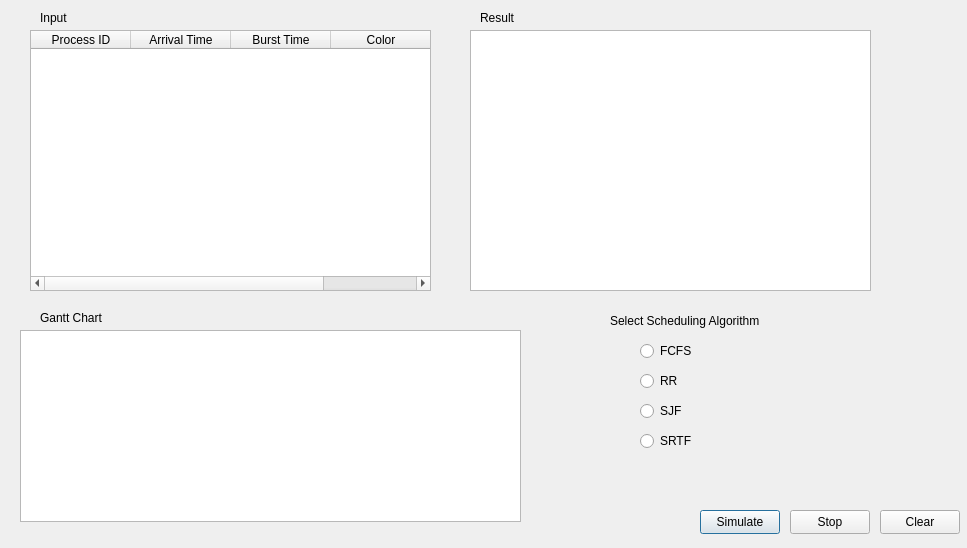
<?xml version="1.0" encoding="UTF-8"?>
<ui version="4.0">
 <class>window2</class>
 <widget class="QDialog" name="window2">
  <property name="geometry">
   <rect>
    <x>0</x>
    <y>0</y>
    <width>967</width>
    <height>548</height>
   </rect>
  </property>
  <property name="windowTitle">
   <string>Dialog</string>
  </property>
  <widget class="QRadioButton" name="FCFS">
   <property name="geometry">
    <rect>
     <x>640</x>
     <y>340</y>
     <width>91</width>
     <height>22</height>
    </rect>
   </property>
   <property name="text">
    <string>FCFS</string>
   </property>
  </widget>
  <widget class="QRadioButton" name="RR">
   <property name="geometry">
    <rect>
     <x>640</x>
     <y>370</y>
     <width>91</width>
     <height>22</height>
    </rect>
   </property>
   <property name="text">
    <string>RR</string>
   </property>
  </widget>
  <widget class="QRadioButton" name="SJF">
   <property name="geometry">
    <rect>
     <x>640</x>
     <y>400</y>
     <width>91</width>
     <height>22</height>
    </rect>
   </property>
   <property name="text">
    <string>SJF</string>
   </property>
  </widget>
  <widget class="QRadioButton" name="SRTF">
   <property name="geometry">
    <rect>
     <x>640</x>
     <y>430</y>
     <width>91</width>
     <height>22</height>
    </rect>
   </property>
   <property name="text">
    <string>SRTF</string>
   </property>
  </widget>
  <widget class="QLabel" name="label">
   <property name="geometry">
    <rect>
     <x>610</x>
     <y>310</y>
     <width>171</width>
     <height>21</height>
    </rect>
   </property>
   <property name="text">
    <string>Select Scheduling Algorithm</string>
   </property>
  </widget>
  <widget class="QTableWidget" name="ProcessTable">
   <property name="geometry">
    <rect>
     <x>30</x>
     <y>30</y>
     <width>401</width>
     <height>261</height>
    </rect>
   </property>
   <column>
    <property name="text">
     <string>Process ID</string>
    </property>
   </column>
   <column>
    <property name="text">
     <string>Arrival Time</string>
    </property>
   </column>
   <column>
    <property name="text">
     <string>Burst Time</string>
    </property>
   </column>
   <column>
    <property name="text">
     <string>Color</string>
    </property>
   </column>
  </widget>
  <widget class="QGraphicsView" name="graphicsView">
   <property name="geometry">
    <rect>
     <x>20</x>
     <y>330</y>
     <width>501</width>
     <height>192</height>
    </rect>
   </property>
  </widget>
  <widget class="QPushButton" name="Simulate">
   <property name="geometry">
    <rect>
     <x>700</x>
     <y>510</y>
     <width>80</width>
     <height>24</height>
    </rect>
   </property>
   <property name="text">
    <string>Simulate</string>
   </property>
  </widget>
  <widget class="QPushButton" name="Stop">
   <property name="geometry">
    <rect>
     <x>790</x>
     <y>510</y>
     <width>80</width>
     <height>24</height>
    </rect>
   </property>
   <property name="text">
    <string>Stop</string>
   </property>
  </widget>
  <widget class="QPushButton" name="Clean">
   <property name="geometry">
    <rect>
     <x>880</x>
     <y>510</y>
     <width>80</width>
     <height>24</height>
    </rect>
   </property>
   <property name="text">
    <string>Clear</string>
   </property>
  </widget>
  <widget class="QLabel" name="label_2">
   <property name="geometry">
    <rect>
     <x>480</x>
     <y>10</y>
     <width>49</width>
     <height>16</height>
    </rect>
   </property>
   <property name="text">
    <string>Result</string>
   </property>
  </widget>
  <widget class="QLabel" name="label_3">
   <property name="geometry">
    <rect>
     <x>40</x>
     <y>310</y>
     <width>91</width>
     <height>16</height>
    </rect>
   </property>
   <property name="text">
    <string>Gantt Chart</string>
   </property>
  </widget>
  <widget class="QLabel" name="label_4">
   <property name="geometry">
    <rect>
     <x>40</x>
     <y>10</y>
     <width>49</width>
     <height>16</height>
    </rect>
   </property>
   <property name="text">
    <string>Input</string>
   </property>
  </widget>
  <widget class="QTableWidget" name="resultTable">
   <property name="geometry">
    <rect>
     <x>470</x>
     <y>30</y>
     <width>401</width>
     <height>261</height>
    </rect>
   </property>
  </widget>
 </widget>
 <resources/>
 <connections/>
</ui>
